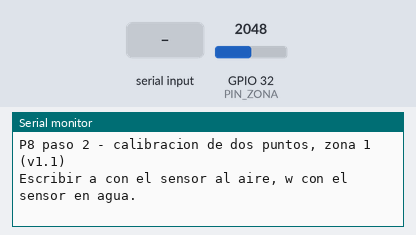
This sketch was run on a simulated ESP32. Parts: the last lines printed to the serial monitor. The test bench sets the inputs (shaded band); at power-on: GPIO 32 (PIN_ZONA) = 2048.

Above: at 1.2 s.
1.3 s: "a" received over Serial
At 2.6 s:
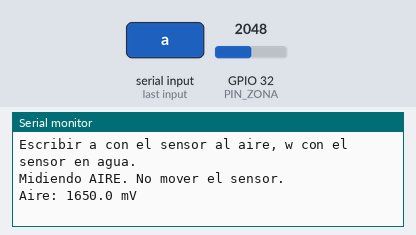
3.3 s: "w" received over Serial
At 4.8 s:
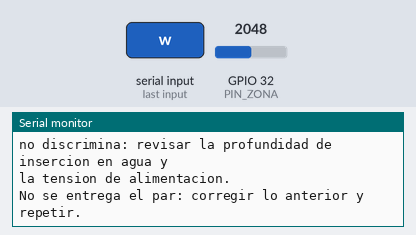

Measured:
- after the input at 1.3 s, the serial monitor: prints a new line at once (image 1)
- after the input at 3.3 s, the serial monitor: prints a new line at once (image 2)

The sketch:

GT2_FMS_calibracion_sensor.ino
```cpp
// ============================================================
// Fundamentos de IoT 2026 · Semana 4
// P8 · Sistema de riego inteligente por zonas · E03
// Sensor: humedad de suelo capacitivo · Familia A
//============================================================

// ---------- 1. Configuracion ----------

const int ZONA = 1;                       // <-- 1 o 2
const int N_ZONAS = 2;
const int PIN_ZONA[N_ZONAS] = {32, 33};
const int N = 100;                        // muestras por condicion

const int MV_MAXIMO_UTIL   = 2450;        // zona util del convertidor
const int MV_MINIMO_UTIL   = 150;
const int SEPARACION_MINIMA = 250;        // mV entre aire y agua

// ---------- 2. Estado interno ----------
float mv_aire = -1;
float mv_agua = -1;
bool  tope_aire = false;
bool  tope_agua = false;

// ---------- 3. Funciones auxiliares ----------
float promediar(int pin, int n, bool *tope) {
  long suma = 0;
  *tope = false;
  for (int i = 0; i < n; i++) {
    if (analogRead(pin) >= 4090) *tope = true;
    suma += analogReadMilliVolts(pin);
    delay(5);                             // programa de calibracion, no firmware
  }
  return (float)suma / n;
}

bool punto_valido(float mv, bool tope, const char *nombre) {
  if (tope) {
    Serial.printf("\nRECHAZADO: la lectura en %s toco el TOPE del convertidor.\n",
                  nombre);
    Serial.println("La alimentacion del sensor no es 3,3 V, o el modulo entrega");
    Serial.println("mas de lo previsto. Medir AOUT con multimetro y corregir");
    Serial.println("antes de calibrar: un extremo recortado invalida la escala.");
    return false;
  }
  if (mv > MV_MAXIMO_UTIL) {
    Serial.printf("\nAVISO: %s en %.0f mV, sobre la zona util (%d mV).\n",
                  nombre, mv, MV_MAXIMO_UTIL);
    Serial.println("El convertidor comprime por encima de ese valor. Revisar la");
    Serial.println("alimentacion antes de dar el par por bueno.");
    return false;
  }
  if (mv < MV_MINIMO_UTIL) {
    Serial.printf("\nAVISO: %s en %.0f mV, bajo la zona util (%d mV).\n",
                  nombre, mv, MV_MINIMO_UTIL);
    return false;
  }
  return true;
}

void informar_par() {
  if (mv_aire < 0 || mv_agua < 0) return;

  Serial.println();
  Serial.printf("=== Zona %d ===\n", ZONA);
  Serial.printf("Aire (0 %%)  : %.1f mV\n", mv_aire);
  Serial.printf("Agua (100 %%): %.1f mV\n", mv_agua);
  Serial.printf("Separacion  : %.1f mV\n", mv_aire - mv_agua);

  bool ok_aire = punto_valido(mv_aire, tope_aire, "el aire");
  bool ok_agua = punto_valido(mv_agua, tope_agua, "el agua");

  if (fabs(mv_aire - mv_agua) < SEPARACION_MINIMA) {
    Serial.printf("\nAVISO: los dos puntos estan a menos de %d mV. El sensor casi\n",
                  SEPARACION_MINIMA);
    Serial.println("no discrimina: revisar la profundidad de insercion en agua y");
    Serial.println("la tension de alimentacion.");
    ok_agua = false;
  }

  if (!ok_aire || !ok_agua) {
    Serial.println("\nNo se entrega el par: corregir lo anterior y repetir.");
    return;
  }

  // aire = 0 %, agua = 100 %  ->  humedad = m * mV + b
  float m = 100.0 / (mv_agua - mv_aire);
  float b = -m * mv_aire;

  Serial.println();
  Serial.printf("const float M_ZONA%d = %.6f;\n", ZONA, m);
  Serial.printf("const float B_ZONA%d = %.4f;\n", ZONA, b);
  Serial.println();
  Serial.println("Copiar estas dos lineas al paso 3.");
}
// ---------- 4. Programa ----------
void setup() {
  Serial.begin(115200);
  analogSetPinAttenuation(PIN_ZONA[ZONA - 1], ADC_11db);
  Serial.printf("\nP8 paso 2 - calibracion de dos puntos, zona %d (v1.1)\n", ZONA);
  Serial.println("Escribir a con el sensor al aire, w con el sensor en agua.");
}
void loop() {
  if (!Serial.available()) return;

  char c = Serial.read();
  int pin = PIN_ZONA[ZONA - 1];

  if (c == 'a') {
    Serial.println("Midiendo AIRE. No mover el sensor.");
    mv_aire = promediar(pin, N, &tope_aire);
    Serial.printf("Aire: %.1f mV\n", mv_aire);
    informar_par();
  } else if (c == 'w') {
    Serial.println("Midiendo AGUA. Sumergir SOLO hasta la marca de profundidad.");
    mv_agua = promediar(pin, N, &tope_agua);
    Serial.printf("Agua: %.1f mV\n", mv_agua);
    informar_par();
  }
}
// ------------------------------------------------------------
// Por que m sale NEGATIVA:
//   En aire los milivolts son altos y en agua bajos, de modo que al
//   aumentar la humedad la lectura disminuye. La pendiente negativa no
//   es un error de signo: describe el sentido real del sensor.
//
// Por que el programa puede NEGARSE a entregar el par:
//   Si un extremo toca el tope del convertidor, la escala se
//   construiria sobre un valor que el sensor nunca entrego. Es
//   preferible detener la calibracion ahi que producir un par que
//   parece razonable y no lo es.
//
// La profundidad de insercion es una CONDICION, no un detalle:
//   El sensor mide a lo largo de toda su zona activa. Sumergir tres
//   centimetros o cinco da lecturas muy distintas.
// ------------------------------------------------------------
```
